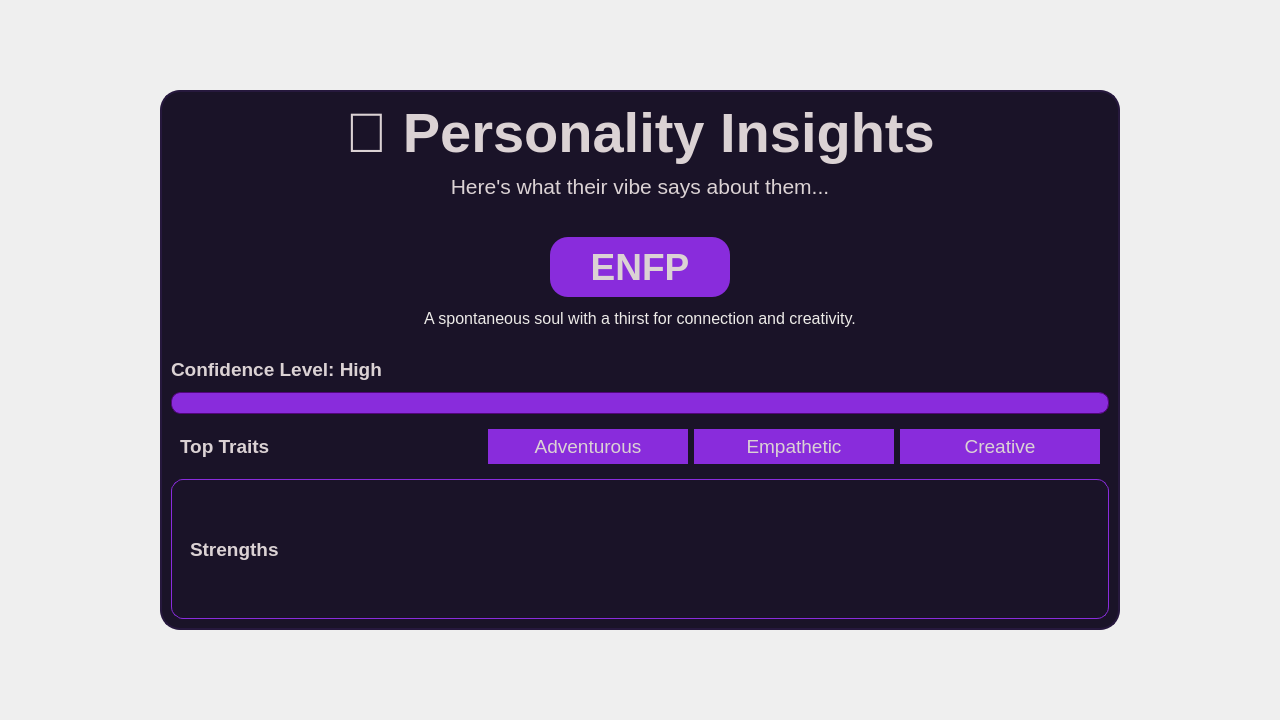
<?xml version="1.0" encoding="UTF-8"?>
<ui version="4.0">
 <class>mainForm</class>
 <widget class="QWidget" name="mainForm">
  <property name="geometry">
   <rect>
    <x>0</x>
    <y>0</y>
    <width>1280</width>
    <height>720</height>
   </rect>
  </property>
  <property name="minimumSize">
   <size>
    <width>1280</width>
    <height>720</height>
   </size>
  </property>
  <property name="maximumSize">
   <size>
    <width>1280</width>
    <height>720</height>
   </size>
  </property>
  <property name="windowTitle">
   <string notr="true">Vibe Sbitch - Personality Prediction</string>
  </property>
  <property name="styleSheet">
   <string notr="true">QWidget {
    background: qlineargradient(
        spread:pad,
        x1:0, y1:0,
        x2:1, y2:1,
        stop:0 #1c192b,
        stop:0.2 #434262,
        stop:0.4 #25223c,
        stop:0.6 #363353,
        stop:1 #151321
    );
}</string>
  </property>
  <layout class="QGridLayout" name="gridLayout">
   <item row="0" column="0">
    <widget class="QFrame" name="mainCard">
     <property name="minimumSize">
      <size>
       <width>960</width>
       <height>540</height>
      </size>
     </property>
     <property name="maximumSize">
      <size>
       <width>960</width>
       <height>540</height>
      </size>
     </property>
     <property name="styleSheet">
      <string notr="true">QFrame#mainCard {
background-color: #1a1328;
	border: 2px solid#26183d;
	border-radius: 20px;
}
</string>
     </property>
     <property name="frameShape">
      <enum>QFrame::StyledPanel</enum>
     </property>
     <property name="frameShadow">
      <enum>QFrame::Raised</enum>
     </property>
     <layout class="QVBoxLayout" name="verticalLayout">
      <item>
       <widget class="QLabel" name="lblHeader">
        <property name="font">
         <font>
          <family>Segoe UI</family>
          <pointsize>42</pointsize>
          <weight>75</weight>
          <bold>true</bold>
         </font>
        </property>
        <property name="styleSheet">
         <string notr="true">color: #dbd2d4;
background-color: #1a1328;

</string>
        </property>
        <property name="text">
         <string>🧠 Personality Insights</string>
        </property>
        <property name="alignment">
         <set>Qt::AlignCenter</set>
        </property>
       </widget>
      </item>
      <item>
       <widget class="QLabel" name="lblSubtitle">
        <property name="font">
         <font>
          <family>Segoe UI</family>
          <pointsize>16</pointsize>
         </font>
        </property>
        <property name="styleSheet">
         <string notr="true">color: #dbd2d4;
background-color: #1a1328;
</string>
        </property>
        <property name="text">
         <string>&lt;html&gt;&lt;head/&gt;&lt;body&gt;&lt;p&gt;Here's what their vibe says about them...&lt;/p&gt;&lt;/body&gt;&lt;/html&gt;</string>
        </property>
        <property name="alignment">
         <set>Qt::AlignCenter</set>
        </property>
       </widget>
      </item>
      <item>
       <widget class="QWidget" name="widget_2" native="true">
        <property name="styleSheet">
         <string notr="true">background-color: transparent</string>
        </property>
        <layout class="QHBoxLayout" name="horizontalLayout_2">
         <item>
          <widget class="QFrame" name="mbtiBox">
           <property name="minimumSize">
            <size>
             <width>500</width>
             <height>80</height>
            </size>
           </property>
           <property name="maximumSize">
            <size>
             <width>500</width>
             <height>120</height>
            </size>
           </property>
           <property name="layoutDirection">
            <enum>Qt::LeftToRight</enum>
           </property>
           <property name="styleSheet">
            <string notr="true">QFrame#mbtiBox {
    background-color: transparent;
}



</string>
           </property>
           <property name="frameShape">
            <enum>QFrame::StyledPanel</enum>
           </property>
           <property name="frameShadow">
            <enum>QFrame::Raised</enum>
           </property>
           <layout class="QVBoxLayout" name="verticalLayout_2">
            <item>
             <widget class="QWidget" name="widget" native="true">
              <property name="minimumSize">
               <size>
                <width>0</width>
                <height>70</height>
               </size>
              </property>
              <property name="styleSheet">
               <string notr="true">background-color: transparent</string>
              </property>
              <layout class="QHBoxLayout" name="horizontalLayout">
               <item>
                <widget class="QLabel" name="lblMbtiType">
                 <property name="enabled">
                  <bool>true</bool>
                 </property>
                 <property name="minimumSize">
                  <size>
                   <width>180</width>
                   <height>60</height>
                  </size>
                 </property>
                 <property name="maximumSize">
                  <size>
                   <width>180</width>
                   <height>16777215</height>
                  </size>
                 </property>
                 <property name="font">
                  <font>
                   <family>Segoe UI</family>
                   <pointsize>28</pointsize>
                   <weight>75</weight>
                   <bold>true</bold>
                  </font>
                 </property>
                 <property name="styleSheet">
                  <string notr="true">QLabel {
    color: #dbd2d4;
    background-color: #892CDC;
    padding: 8px 24px;
    border-radius: 18px;
}
</string>
                 </property>
                 <property name="text">
                  <string>ENFP</string>
                 </property>
                 <property name="alignment">
                  <set>Qt::AlignCenter</set>
                 </property>
                </widget>
               </item>
              </layout>
             </widget>
            </item>
            <item>
             <widget class="QLabel" name="lblSummary">
              <property name="font">
               <font>
                <family>Segoe UI</family>
                <pointsize>12</pointsize>
               </font>
              </property>
              <property name="styleSheet">
               <string notr="true">
    color: #EDEBE8;
    background-color: transparent;

</string>
              </property>
              <property name="text">
               <string>A spontaneous soul with a thirst for connection and creativity.</string>
              </property>
              <property name="alignment">
               <set>Qt::AlignCenter</set>
              </property>
              <property name="wordWrap">
               <bool>true</bool>
              </property>
             </widget>
            </item>
           </layout>
          </widget>
         </item>
        </layout>
       </widget>
      </item>
      <item>
       <widget class="QLabel" name="lblConfidenceScore">
        <property name="font">
         <font>
          <family>Segoe UI</family>
          <pointsize>14</pointsize>
          <weight>75</weight>
          <bold>true</bold>
         </font>
        </property>
        <property name="styleSheet">
         <string notr="true">color: #dbd2d4;
background-color: #1a1328;
</string>
        </property>
        <property name="text">
         <string>&lt;html&gt;&lt;head/&gt;&lt;body&gt;&lt;p&gt;Confidence Level: High&lt;/p&gt;&lt;/body&gt;&lt;/html&gt;</string>
        </property>
       </widget>
      </item>
      <item>
       <widget class="QProgressBar" name="confidanceBar">
        <property name="styleSheet">
         <string notr="true">QProgressBar {
    border: 1px solid #52057B;
    border-radius: 10px;
    background-color: #892CDC;
    height: 20px;
    text-align: center;
}

QProgressBar::chunk {
    background-color: #892CDC;
    border-radius: 10px;
}
</string>
        </property>
        <property name="value">
         <number>90</number>
        </property>
        <property name="textVisible">
         <bool>false</bool>
        </property>
       </widget>
      </item>
      <item>
       <widget class="QWidget" name="widget_3" native="true">
        <property name="styleSheet">
         <string notr="true">background-color: transparent</string>
        </property>
        <layout class="QHBoxLayout" name="horizontalLayout_3">
         <item>
          <widget class="QLabel" name="lblConfidenceScore_2">
           <property name="font">
            <font>
             <family>Segoe UI</family>
             <pointsize>14</pointsize>
             <weight>75</weight>
             <bold>true</bold>
            </font>
           </property>
           <property name="styleSheet">
            <string notr="true">color: #dbd2d4;
background-color: #1a1328;
</string>
           </property>
           <property name="text">
            <string>&lt;html&gt;&lt;head/&gt;&lt;body&gt;&lt;p&gt;Top Traits&lt;/p&gt;&lt;/body&gt;&lt;/html&gt;</string>
           </property>
          </widget>
         </item>
         <item>
          <widget class="QLabel" name="lblTrait_1">
           <property name="maximumSize">
            <size>
             <width>200</width>
             <height>16777215</height>
            </size>
           </property>
           <property name="font">
            <font>
             <family>Segoe UI</family>
             <pointsize>14</pointsize>
            </font>
           </property>
           <property name="styleSheet">
            <string notr="true">
    background-color: #892CDC;
    color: #dbd2d4;
    border-radius: 30px;
    padding: 6px 12px;

</string>
           </property>
           <property name="text">
            <string>Adventurous</string>
           </property>
           <property name="alignment">
            <set>Qt::AlignCenter</set>
           </property>
          </widget>
         </item>
         <item>
          <widget class="QLabel" name="lblTrait_2">
           <property name="maximumSize">
            <size>
             <width>200</width>
             <height>16777215</height>
            </size>
           </property>
           <property name="font">
            <font>
             <family>Segoe UI</family>
             <pointsize>14</pointsize>
            </font>
           </property>
           <property name="styleSheet">
            <string notr="true">
    background-color: #892CDC;
    color: #dbd2d4;
    border-radius: 30px;
    padding: 6px 12px;
</string>
           </property>
           <property name="text">
            <string>Empathetic</string>
           </property>
           <property name="alignment">
            <set>Qt::AlignCenter</set>
           </property>
          </widget>
         </item>
         <item>
          <widget class="QLabel" name="lblTrait_3">
           <property name="maximumSize">
            <size>
             <width>200</width>
             <height>16777215</height>
            </size>
           </property>
           <property name="font">
            <font>
             <family>Segoe UI</family>
             <pointsize>14</pointsize>
            </font>
           </property>
           <property name="styleSheet">
            <string notr="true">  background-color: #892CDC;
    color: #dbd2d4;
    border-radius: 30px;
    padding: 6px 12px;
</string>
           </property>
           <property name="text">
            <string>Creative</string>
           </property>
           <property name="alignment">
            <set>Qt::AlignCenter</set>
           </property>
          </widget>
         </item>
        </layout>
       </widget>
      </item>
      <item>
       <widget class="QFrame" name="detailsSection">
        <property name="minimumSize">
         <size>
          <width>0</width>
          <height>140</height>
         </size>
        </property>
        <property name="maximumSize">
         <size>
          <width>16777215</width>
          <height>500</height>
         </size>
        </property>
        <property name="styleSheet">
         <string notr="true">QFrame#detailsSection{ background-color: transparent;
    border: 1px solid #892CDC;
    border-radius: 12px;
}</string>
        </property>
        <property name="frameShape">
         <enum>QFrame::StyledPanel</enum>
        </property>
        <property name="frameShadow">
         <enum>QFrame::Raised</enum>
        </property>
        <layout class="QHBoxLayout" name="horizontalLayout_4">
         <item>
          <widget class="QWidget" name="Strengths" native="true">
           <property name="styleSheet">
            <string notr="true">
 background-color: transparent;</string>
           </property>
           <layout class="QVBoxLayout" name="verticalLayout_3">
            <item>
             <widget class="QLabel" name="lblStrengths">
              <property name="font">
               <font>
                <family>Segoe UI</family>
                <pointsize>14</pointsize>
                <weight>75</weight>
                <bold>true</bold>
               </font>
              </property>
              <property name="styleSheet">
               <string notr="true">color: #dbd2d4;</string>
              </property>
              <property name="text">
               <string>Strengths</string>
              </property>
             </widget>
            </item>
           </layout>
          </widget>
         </item>
         <item>
          <widget class="QWidget" name="Weaknesses" native="true">
           <property name="styleSheet">
            <string notr="true">
 background-color: transparent;</string>
           </property>
          </widget>
         </item>
        </layout>
       </widget>
      </item>
     </layout>
    </widget>
   </item>
  </layout>
 </widget>
 <resources/>
 <connections/>
</ui>
